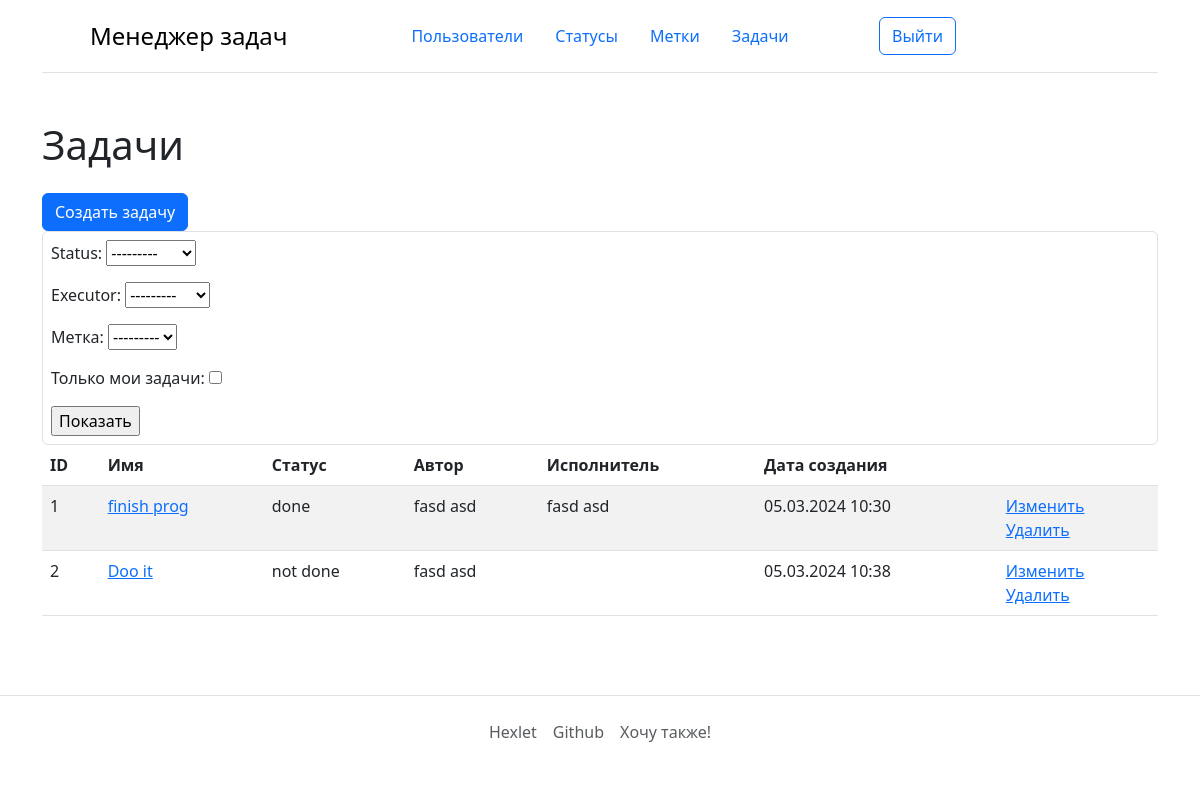
Page /tasks/ (signed in) on the earlier database version.
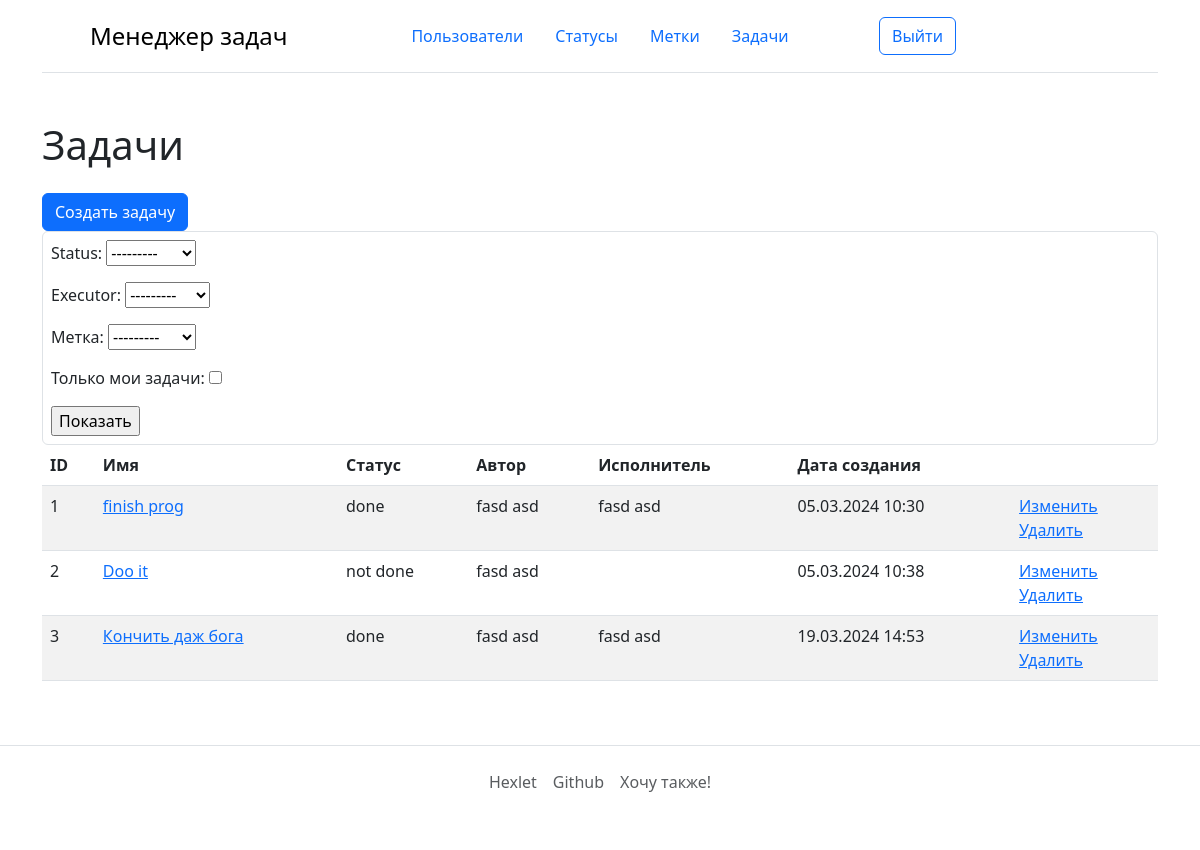
Same page on the later database version.
### task_manager/tasks/models.py (models this page shows)
class Task(models.Model):
    name = models.CharField(max_length=255, unique=True)
    description = models.TextField(blank=True)
    author = models.ForeignKey(User, on_delete=models.PROTECT)
    status = models.ForeignKey(Status, on_delete=models.PROTECT)
    label_set = models.ManyToManyField(Label, through='Membership')
    executor = models.ForeignKey(User, on_delete=models.PROTECT, null=True,
                                 blank=True, related_name='tasks_todo')
    created_at = models.DateTimeField(auto_now_add=True)
    class Meta:
        verbose_name = _('Task')

### task_manager/statuses/models.py (models this page shows)
class Status(models.Model):
    name = models.CharField(max_length=255, unique=True)
    created_at = models.DateTimeField(auto_now_add=True)
    def __str__(self):
        return self.name
    class Meta:
        verbose_name = _('Status')
        verbose_name_plural = _('Statuses')

### task_manager/tasks/views.py (the view)
# urls.py: path('', TaskListView.as_view(), name='tasks_index'),
class TaskListView(LoginRequired, FilterView,
                   ListView):
    model = Task
    template_name = 'tasks/index.html'
    context_object_name = 'tasks'
    filterset_class = TaskFilter

### task_manager/labels/models.py (called while the page is built)
    def __str__(self):
        return self.name

### task_manager/service_tools/permissions.py (called while the page is built)
    def dispatch(self, request, *args, **kwargs):
        if not request.user.is_authenticated:
            messages.error(request, self.err_message)
            return redirect(reverse_lazy('login'))
        return super().dispatch(request, *args, **kwargs) # noqa

### task_manager/users/models.py (called while the page is built)
def __str__(self):
    return self.get_full_name()

### task_manager/templates/tasks/index.html (shortened to what this page needs)
{% extends 'basement.html' %}
{% load django_bootstrap5 i18n %}
{% block content %}
<h1 class="my-4">{% trans 'Tasks' %}</h1>
<form action="{% url 'tasks_create' %}">
    {% trans 'Create task' as button_name %}
    {% bootstrap_button button_type='submit' content=button_name %}
</form>
<div class="text-start container border rounded p-2">
	<form class="form m-0" action="" method="get">
		{{ filter.form.as_p }}
		<input type="submit" name="filter" value="{% translate 'Show' %}">
	</form>
</div>
<table class="table table-striped">
    <thead>
        <tr>
            <th>ID</th>
            <th>{% trans 'Name' %}</th>
            <th>{% trans 'Status' %}</th>
            <th>{% trans 'Author' %}</th>
            <th>{% trans 'Executor' %}</th>
            <th>{% trans 'Created at' %}</th>
            <th></th>
        </tr>
    </thead>
    {% if tasks %}
    <tbody>
        {% for task in tasks %}
        <tr>
            <td>{{ task.pk }}</td>
            <td><a href="{% url 'tasks_detail' task.pk %}">{{ task.name }}</a></td>
            <td>{{ task.status.name }}</td>
            <td>{{ task.author.full_name }}</td>
            <td>{{ task.executor.full_name }}</td>
            <td>{{ task.created_at|date:"d.m.Y H:i" }}</td>
            <td>
                <a href="{% url 'tasks_update' task.pk %}">{% trans 'Edit' %}</a>
                <br>
                <a href="{% url 'tasks_delete' task.pk %}">{% trans 'Delete' %}</a>
            </td>
        </tr>
        {% endfor %}
    </tbody>
    {% endif %}
</table>
{% endblock %}

Differences in the rows shown:
added Task: pk "3", name "Кончить даж бога", status.name "done", author.full_name "fasd asd", executor.full_name "fasd asd", created_at "19.03.2024 14:53"
